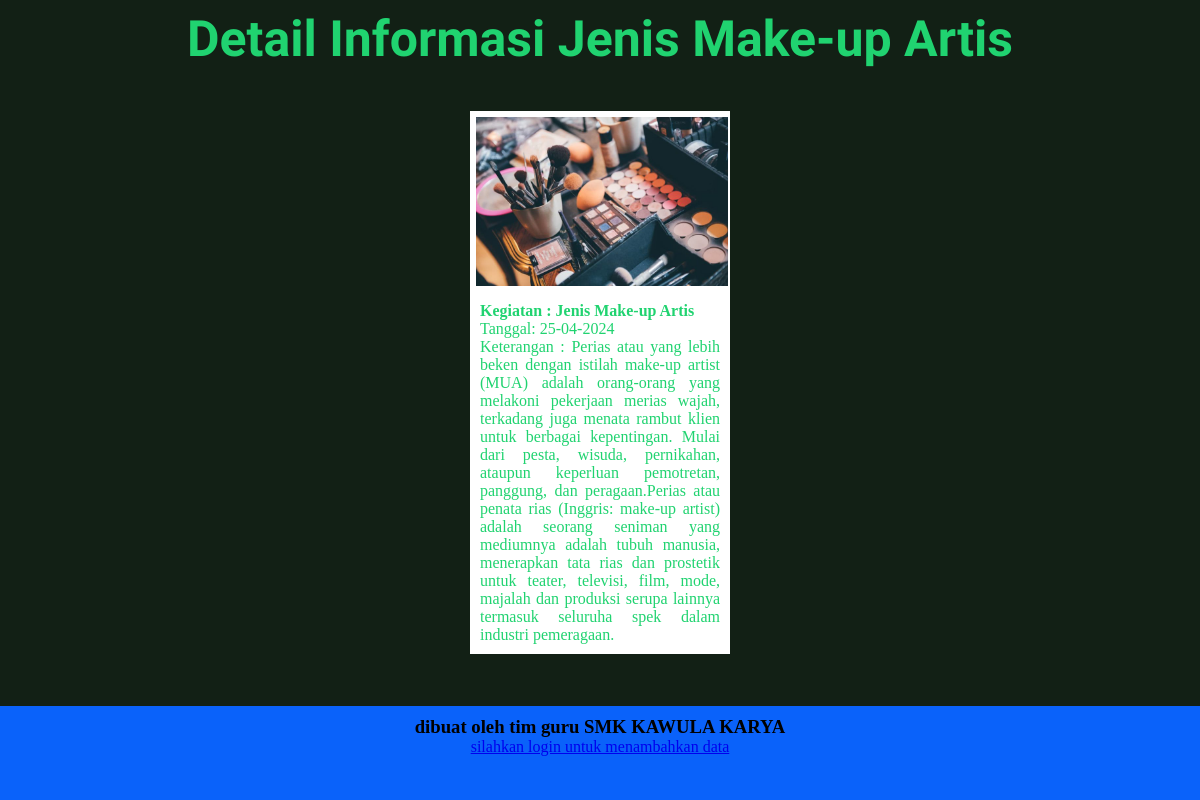
Screenshot of /detail.php?id=13 with the database file from the repository.
### tables this page shows
CREATE TABLE `albumfoto` (
  `id` int(11) NOT NULL,
  `foto` varchar(255) NOT NULL,
  `judul` varchar(255) NOT NULL,
  `deskripsi` text NOT NULL
);

### function.php (called while the page is built)
<?php
    $koneksi = mysqli_connect("localhost","root","", "database_galerifoto2");
    function query($query){
        global $koneksi;
        $result = mysqli_query($koneksi,$query);
        $rows=[];
        while($row= mysqli_fetch_assoc($result)){
            $rows[]=$row;
        };
        return $rows;
    }
?>

### detail.php (the view, shortened to what this page needs)
<!DOCTYPE html>
<html lang="en">
<head>
    <link rel="stylesheet" href="css/index.css">
</head>
<body>
    <?php
        require"function.php";
        $datas= query("SELECT * FROM albumfoto WHERE id='$_GET[id]'");
    ?>
    <article>
        <div class="judul">
        <?php foreach($datas as $data){ ?>
            <h1>Detail Informasi <?= $data["judul"] ?></h1>
        </div>
        <div class="card-wrapper">
            <div class="card-scroll">
                <div class="card" style="background:#ffffff;">
                    <img src="img/<?php echo $data["foto"] ?>" alt="" width="97%" height="78%" style="padding-top:6px;padding-bottom:6px;padding-left:6px;padding-right:0px;">
                    <span style="padding-left:10px;padding-right:10px;padding-top:10px;"><b>Kegiatan : <?= $data["judul"] ?></b></span>
                    <span style="padding-left:10px;padding-right:10px;">Tanggal: 25-04-2024</span>
                    <span style="padding-left:10px;padding-right:10px;padding-bottom:10px;background:#ffffff;">Keterangan : <?php echo $data["deskripsi"]; ?></span>
                </div>
                <?php
                }
                ?>
            </div>
        </div>
    </article>
    <footer>
        <h3>dibuat oleh tim guru SMK KAWULA KARYA</h3>
        <a href="login.php">silahkan login untuk menambahkan data</a>
    </footer>
</body>
</html>

### css/index.css (style rules this page uses)
* { margin:0; padding:0; }
body { height: 100vh; background-color: #58ff32; display: flex; flex-direction: column; }
article { display: flex; flex-direction: column; flex-grow: 10; background-color: #122015; text-align: center; color: #20d370; }
article .judul { font-family: Baumans , Verdana, Geneva, Tahoma, sans-serif; padding: 10px; flex-grow: 1; }
.judul h1 { font-size: 50px; }
.card-wrapper { flex-grow: 15; display: flex; justify-content: space-around; flex-wrap: wrap; }
.card-wrapper .card-scroll { display: flex; justify-content: center; flex-wrap: wrap; width: 100%; height: 100%; }
.card-wrapper .card-scroll .card { height: 260px; width: 260px; margin: 12px; display: flex; flex-direction: column; text-align: justify; }
footer { flex-grow: 1; background-color: #0a62fa; padding: 10px; text-align: center; }

### rows the page displays
albumfoto: judul "Jenis Make-up Artis", foto (picture), deskripsi "Perias atau yang lebih beken dengan istilah make-up artist (MUA) adalah orang-orang yang melakoni pekerjaan merias wajah, terkadang juga menata rambut klien untuk berbagai kepentingan. Mulai dari pesta, wisuda, pernikahan, ataupun keperluan pemotretan, panggung, dan peragaan.Perias atau penata rias (Inggris: make-up artist) adalah seorang seniman yang mediumnya adalah tubuh manusia, menerapkan tata rias dan prostetik untuk teater, televisi, film, mode, majalah dan produksi serupa lainnya termasuk seluruha spek dalam industri pemeragaan."
